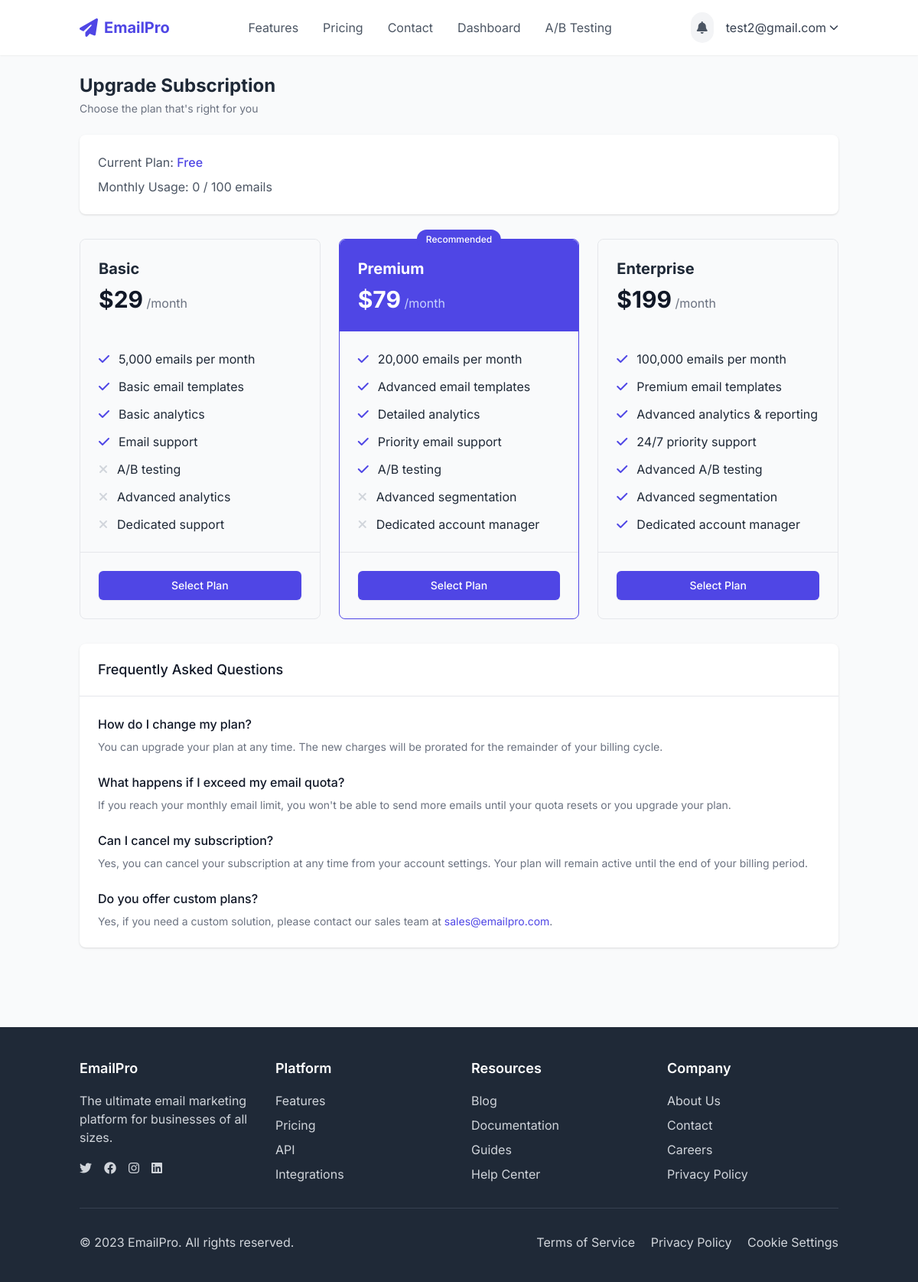
Before: /accounts/subscription/upgrade/ (signed in) with the older database file.
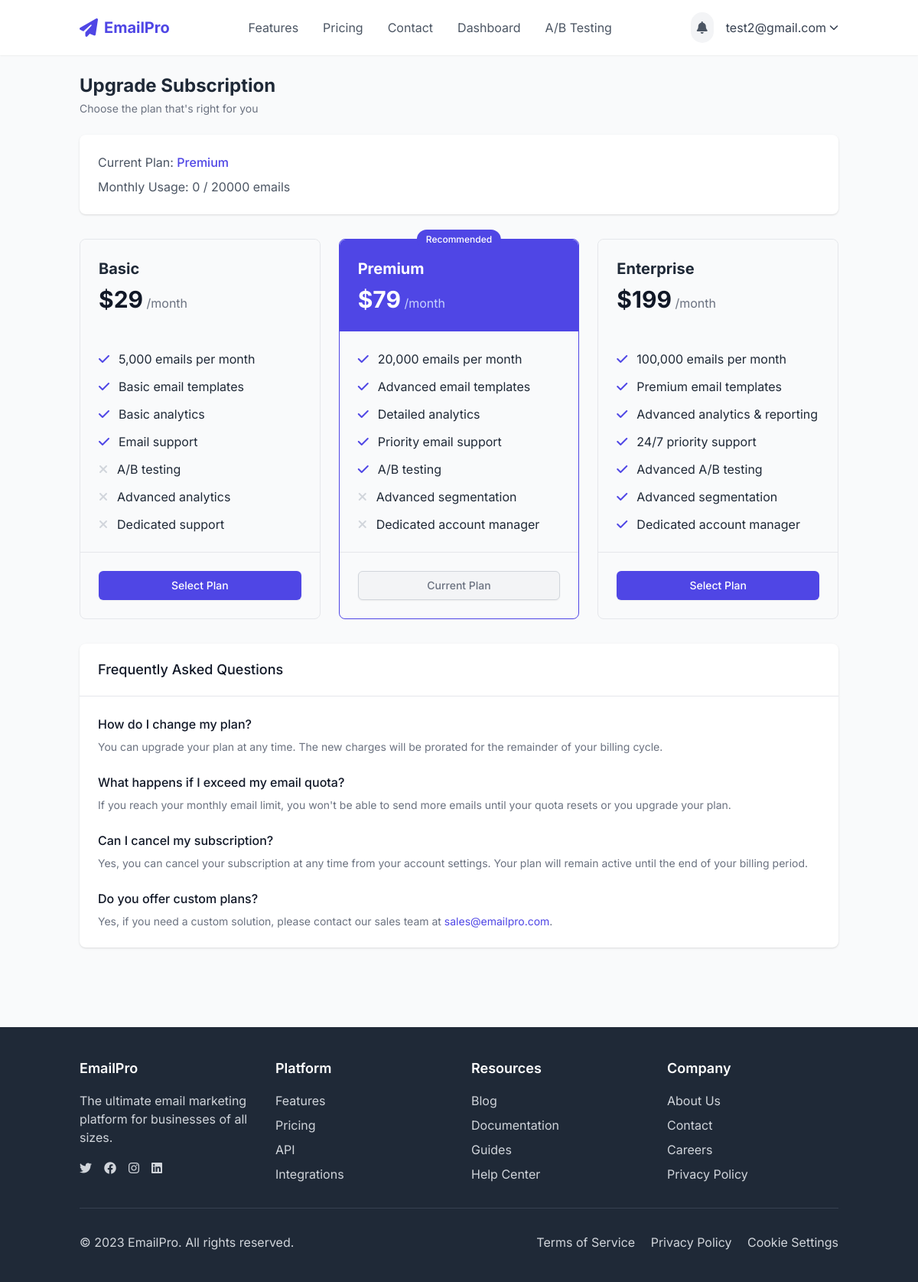
After: the same page with the newer database file.
### users/models.py (models this page shows, shortened)
class CustomUser(AbstractUser):
    email = models.EmailField(_('email address'), unique=True)
    company_name = models.CharField(max_length=255, blank=True)
    profile_image = models.ImageField(upload_to='profile_images/', blank=True, null=True)
    subscription_plan = models.CharField(
        max_length=20,
        choices=[
            ('free', 'Free'),
            ('basic', 'Basic'),
            ('premium', 'Premium'),
            ('enterprise', 'Enterprise'),
        ],
        default='free'
    )
    usage_quota = models.PositiveIntegerField(default=100)  # Number of emails allowed to send
    is_verified = models.BooleanField(default=False)
    USERNAME_FIELD = 'email'
    REQUIRED_FIELDS = ['username']

### users/views.py (the view, shortened to what this page needs)
# urls.py: path('subscription/upgrade/', views.upgrade_subscription, name='upgrade_subscription'),
@login_required
def upgrade_subscription(request):
    return render(request, 'users/upgrade_subscription.html')

### templates/users/upgrade_subscription.html (shortened to what the changed rows need)
{% extends 'base.html' %}
{% load static %}
{% block content %}
<div class="container max-w-7xl mx-auto">
    <div class="flex justify-between items-center mb-6">
        <div>
            <h1 class="text-2xl font-bold text-gray-800">Upgrade Subscription</h1>
        </div>
    </div>
    <div class="mb-8">
        <div class="bg-white shadow overflow-hidden sm:rounded-lg p-6">
            <p class="text-gray-600 mb-2">Current Plan: <span class="font-medium text-indigo-600">{{ user.subscription_plan|title }}</span></p>
            <p class="text-gray-600">Monthly Usage: {{ user.usage_count|default:0 }} / {{ user.usage_quota|default:0 }} emails</p>
        </div>
    </div>
    <div class="grid grid-cols-1 md:grid-cols-3 gap-6 mb-8">
        <div class="relative">
            <div class="plan-card recommended">
                <div class="plan-footer">
                    <form method="post">
                        <button type="submit" class="w-full px-4 py-2 border {% if user.subscription_plan == 'premium' %}border-gray-300 bg-gray-100 text-gray-500 cursor-not-allowed{% else %}border-transparent bg-indigo-600 hover:bg-indigo-700 text-white{% endif %} rounded-md shadow-sm text-sm font-medium" {% if user.subscription_plan == 'premium' %}disabled{% endif %}>
                            {% if user.subscription_plan == 'premium' %}Current Plan{% else %}Select Plan{% endif %}
                        </button>
                    </form>
                </div>
            </div>
        </div>
    </div>
    <div class="bg-white shadow overflow-hidden sm:rounded-lg mb-8">
        <div class="px-4 py-5 sm:px-6">
            <h2 class="text-lg font-medium text-gray-900">Frequently Asked Questions</h2>
        </div>
    </div>
</div>
{% endblock %}

### templates/base.html (shortened to what the changed rows need)
{% load static %}
<!DOCTYPE html>
<html lang="en">
<head>
    <script src="https://cdn.tailwindcss.com"></script>
    <link rel="stylesheet" href="https://cdnjs.cloudflare.com/ajax/libs/font-awesome/6.4.0/css/all.min.css">
    <link rel="stylesheet" href="{% static 'css/auth.css' %}">
</head>
<body class="min-h-screen bg-gray-50 text-gray-800">
    <header class="bg-white shadow-sm">
        <div class="container mx-auto px-4 py-4 flex justify-between items-center">
            <div class="flex items-center space-x-4">
                {% if user.is_authenticated %}
                    <div class="relative" x-data="notificationSystem()" x-init="loadNotifications()">
                        <button @click="open = !open" class="p-2 rounded-full bg-gray-100 text-gray-600 hover:bg-gray-200 focus:outline-none relative">
                            <i class="fas fa-bell"></i>
                        </button>
                    </div>
                    <div class="relative group">
                        <button class="flex items-center space-x-1 text-gray-700 hover:text-indigo-600">
                            <span>{{ user.email }}</span>
                            <i class="fas fa-chevron-down text-xs"></i>
                        </button>
                    </div>
                {% else %}
                    <a href="{% url 'login' %}" class="px-4 py-2 text-indigo-600 hover:text-indigo-800 transition-colors">Login</a>
                    <a href="{% url 'register' %}" class="px-4 py-2 bg-indigo-600 text-white rounded-md hover:bg-indigo-700 transition-colors">Sign Up</a>
                {% endif %}
            </div>
        </div>
    </header>
    <main class="container mx-auto px-4 py-6">
        {% block content %}{% endblock %}
    </main>
</body>
</html>

Changed rows visible on the page:
changed CustomUser "test2@gmail.com": subscription_plan "Free" → "Premium"; usage_quota "100" → "20000"
Other visible differences:
text no longer shown: "Select Plan"
text now shown: "Current Plan"
